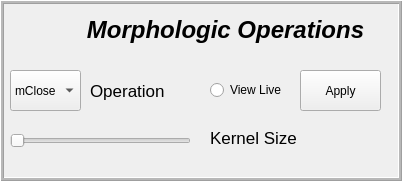
         <widget class="QFrame" name="frame_10">
          <property name="geometry">
           <rect>
            <x>0</x>
            <y>920</y>
            <width>402</width>
            <height>181</height>
           </rect>
          </property>
          <property name="frameShape">
           <enum>QFrame::Box</enum>
          </property>
          <property name="frameShadow">
           <enum>QFrame::Raised</enum>
          </property>
          <property name="midLineWidth">
           <number>2</number>
          </property>
          <widget class="QSlider" name="morphKernelSlider">
           <property name="geometry">
            <rect>
             <x>10</x>
             <y>130</y>
             <width>181</width>
             <height>22</height>
            </rect>
           </property>
           <property name="minimum">
            <number>0</number>
           </property>
           <property name="maximum">
            <number>30</number>
           </property>
           <property name="orientation">
            <enum>Qt::Horizontal</enum>
           </property>
          </widget>
          <widget class="QLabel" name="sharpSigmaLabel_2">
           <property name="geometry">
            <rect>
             <x>90</x>
             <y>80</y>
             <width>91</width>
             <height>21</height>
            </rect>
           </property>
           <property name="font">
            <font>
             <pointsize>13</pointsize>
             <kerning>true</kerning>
            </font>
           </property>
           <property name="text">
            <string>Operation</string>
           </property>
          </widget>
          <widget class="QLabel" name="morphKernelSliderLabel">
           <property name="geometry">
            <rect>
             <x>210</x>
             <y>130</y>
             <width>111</width>
             <height>16</height>
            </rect>
           </property>
           <property name="font">
            <font>
             <pointsize>13</pointsize>
             <kerning>true</kerning>
            </font>
           </property>
           <property name="text">
            <string>Kernel Size</string>
           </property>
          </widget>
          <widget class="QLabel" name="label_8">
           <property name="geometry">
            <rect>
             <x>30</x>
             <y>0</y>
             <width>391</width>
             <height>61</height>
            </rect>
           </property>
           <property name="font">
            <font>
             <pointsize>19</pointsize>
             <bold>true</bold>
             <kerning>true</kerning>
            </font>
           </property>
           <property name="text">
            <string>&lt;html&gt;&lt;head/&gt;&lt;body&gt;&lt;p align=&quot;center&quot;&gt;&lt;span style=&quot; font-size:18pt; font-style:italic;&quot;&gt;Morphologic Operations&lt;/span&gt;&lt;/p&gt;&lt;/body&gt;&lt;/html&gt;</string>
           </property>
           <property name="textFormat">
            <enum>Qt::RichText</enum>
           </property>
          </widget>
          <widget class="QComboBox" name="morphoSelectOperation">
           <property name="geometry">
            <rect>
             <x>10</x>
             <y>70</y>
             <width>71</width>
             <height>41</height>
            </rect>
           </property>
           <item>
            <property name="text">
             <string>mClose</string>
            </property>
           </item>
           <item>
            <property name="text">
             <string>mOpen</string>
            </property>
           </item>
           <item>
            <property name="text">
             <string>mDilate</string>
            </property>
           </item>
           <item>
            <property name="text">
             <string>mErode</string>
            </property>
           </item>
           <item>
            <property name="text">
             <string>mCross</string>
            </property>
           </item>
           <item>
            <property name="text">
             <string>mEllipse</string>
            </property>
           </item>
           <item>
            <property name="text">
             <string>mGradient</string>
            </property>
           </item>
           <item>
            <property name="text">
             <string>mBlackhat</string>
            </property>
           </item>
           <item>
            <property name="text">
             <string>mTophat</string>
            </property>
           </item>
          </widget>
          <widget class="QPushButton" name="morphoApply">
           <property name="geometry">
            <rect>
             <x>300</x>
             <y>70</y>
             <width>81</width>
             <height>41</height>
            </rect>
           </property>
           <property name="text">
            <string>Apply</string>
           </property>
          </widget>
          <widget class="QRadioButton" name="morphoViewLive">
           <property name="geometry">
            <rect>
             <x>210</x>
             <y>80</y>
             <width>89</width>
             <height>20</height>
            </rect>
           </property>
           <property name="text">
            <string>View Live</string>
           </property>
          </widget>
         </widget>
